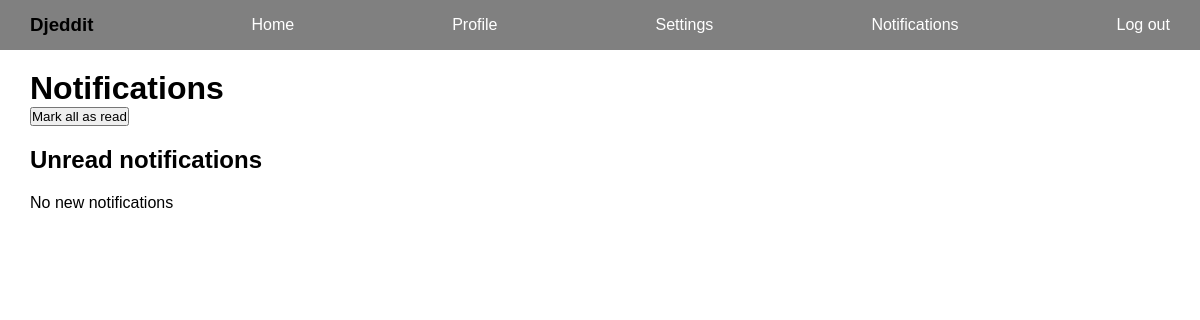
Before: /reddit/notifications/ (signed in) with the older database file.
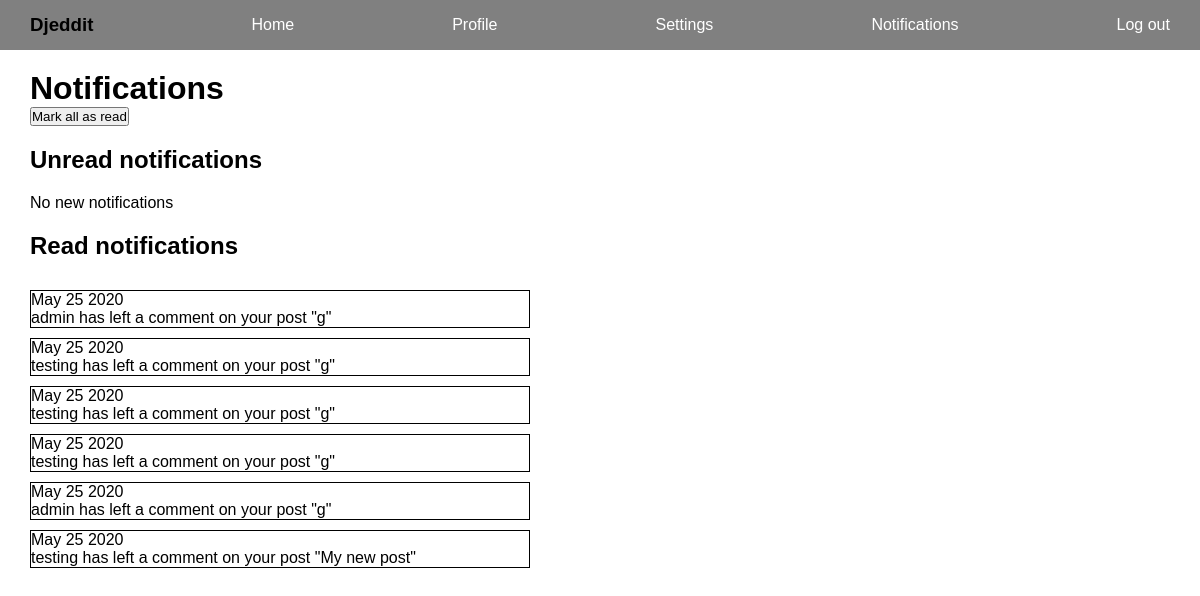
After: the same page with the newer database file.
### reddit_app/models.py (models this page shows, shortened)
class Notification(models.Model):
    reciever = models.ForeignKey(User, related_name='notifications', on_delete=models.CASCADE)
    sender = models.ForeignKey(User, related_name='sent_notifications', on_delete=models.CASCADE)
    post = models.ForeignKey(Post, on_delete=models.CASCADE)
    read = models.BooleanField(default=False)
    created_at = models.DateTimeField(auto_now_add=True)
    def date_sent(self):
        return self.created_at.strftime('%B %d %Y')

class Post(models.Model):
    title = models.CharField(max_length=200)
    author = models.ForeignKey(User, on_delete=models.CASCADE)
    text = models.TextField()
    votes = models.IntegerField(default=0)
    created_at = models.DateTimeField(auto_now_add=True)

### reddit_app/views.py (the view)
# urls.py: path("notifications/", views.notifications, name="notifications"),
@login_required
def notifications(request):
    user = request.user
    notifications = Notification.objects.filter(reciever=user, read=False)
    read_notifications = Notification.objects.filter(reciever=user, read=True)
    if request.method == "POST":
        notifications.update(read=True)
    context = {"notifications": notifications, "read_notifications": read_notifications}
    return render(request, "reddit_app/notifications.html", context)

### templates/reddit_app/notifications.html (shortened to what this page needs)
{% extends "base.html" %}
{% block content %}
    <h1>Notifications</h1>
    <form method="POST" action="{% url 'reddit_app:notifications' %}">
        <button>Mark all as read</button>
    </form>
    {% if notifications.count %}
        <div class="notifications">
        <h2>Unread notifications</h2>
            {% for notification in notifications %}
                    <div class="notification">
                        <a href="{% url 'reddit_app:single_post' notification.post_id %}">
                            <span>{{notification.date_sent}}</span>
                            <p>{{notification.sender}} has left a comment on your post "{{notification.post.title}}"</p>
                        </a>
                    </div>
            {% endfor %}
        </div>
    {% else %}
        <h2>Unread notifications</h2>
        <p>No new notifications</p>
    {% endif %}
    {% if read_notifications.count %}
        <div class="notifications">
        <h2>Read notifications</h2>
            {% for read_notification in read_notifications %}
                    <div class="notification">
                        <a href="{% url 'reddit_app:single_post' read_notification.post_id %}">
                            <span>{{read_notification.date_sent}}</span>
                            <p>{{read_notification.sender}} has left a comment on your post "{{read_notification.post.title}}"</p>
                        </a>
                    </div>
            {% endfor %}
        </div>
    {% endif %}
{% endblock content %}

Changed rows visible on the page:
added Notification: date_sent "May 25 2020", sender "admin", post "g"
added Notification: date_sent "May 25 2020", sender "testing", post "g"
added Notification: date_sent "May 25 2020", sender "testing", post "g"
added Notification: date_sent "May 25 2020", sender "testing", post "g"
added Notification: date_sent "May 25 2020", sender "admin", post "g"
added Notification: date_sent "May 25 2020", sender "testing", post "My new post"
Other visible differences:
text now shown: "Read notifications"
